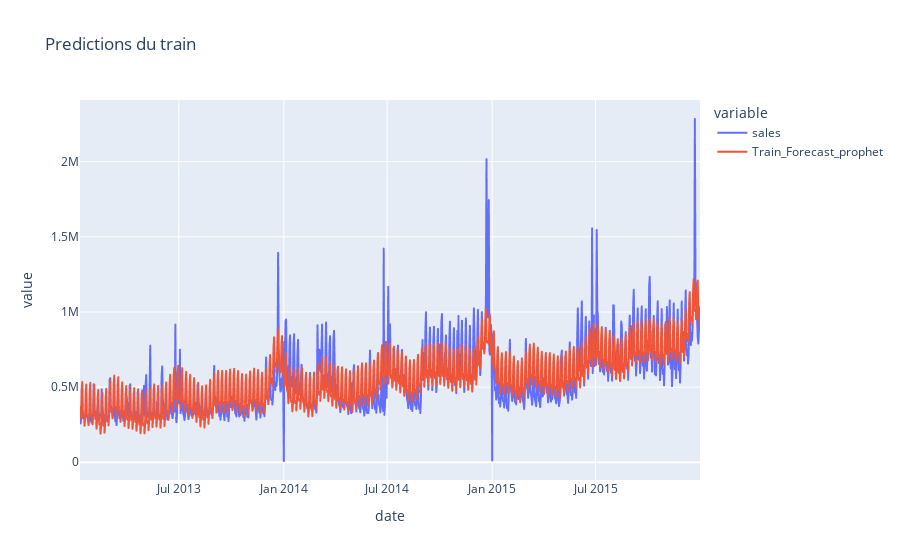

The notebook cell this image was saved under:
### Code cell
fig = px.line(series_train, x='date', y=['sales', 'Train_Forecast_prophet'],title="Predictions du train")
fig.show()

### Figure 1 — Plotly figure (JSON) as saved in the notebook; plotly's stock layout.template omitted (floating-point values rounded to 4 significant figures; data arrays with more than 128 entries replaced by an {"elided": "..."} marker saying what was removed)
{"data": [{"hovertemplate": "variable=sales<br>date=%{x}<br>value=%{y}<extra></extra>", "legendgroup": "sales", "line": {"color": "#636efa", "dash": "solid"}, "marker": {"symbol": "circle"}, "mode": "lines", "name": "sales", "showlegend": true, "type": "scattergl", "x": {"elided": "1084 str values"}, "xaxis": "x", "y": {"elided": "1084 float values"}, "yaxis": "y"}, {"hovertemplate": "variable=Train_Forecast_prophet<br>date=%{x}<br>value=%{y}<extra></extra>", "legendgroup": "Train_Forecast_prophet", "line": {"color": "#EF553B", "dash": "solid"}, "marker": {"symbol": "circle"}, "mode": "lines", "name": "Train_Forecast_prophet", "showlegend": true, "type": "scattergl", "x": {"elided": "1084 str values"}, "xaxis": "x", "y": {"elided": "1084 float values"}, "yaxis": "y"}], "layout": {"legend": {"title": {"text": "variable"}, "tracegroupgap": 0}, "title": {"text": "Predictions du train"}, "xaxis": {"anchor": "y", "domain": [0, 1], "title": {"text": "date"}}, "yaxis": {"anchor": "x", "domain": [0, 1], "title": {"text": "value"}}}}
